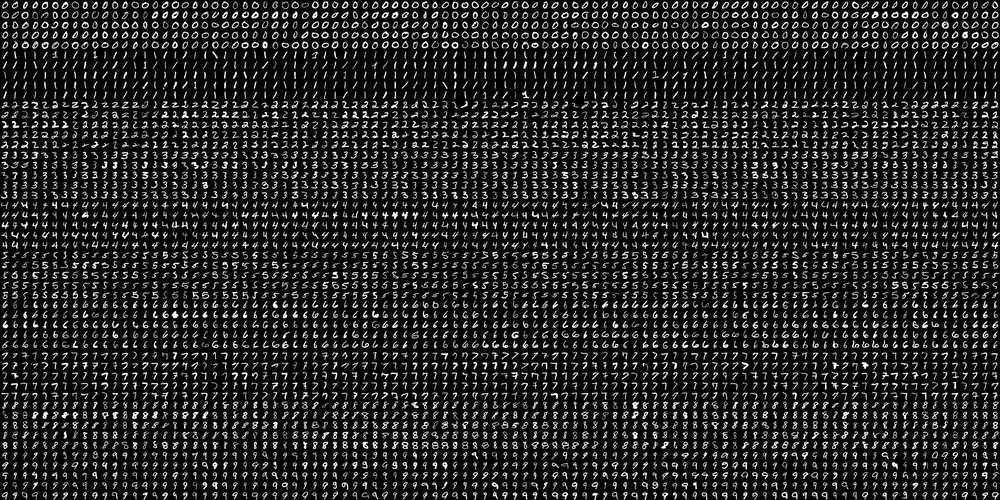
#> input picture 1207/digits.png, 1000 x 500 px, shrunk from 2000 x 1000 before the run
$ python Optical_character.py
#> lines starting #> are read from the running program, lines starting #| are printed output that depends on the picture
import cv2
import numpy as np

CELL_SIZE = 20
NCLASSES = 10
TRAIN_RATIO = 0.8

digits_img = cv2.imread('./digits.png', 0)
#> digits_img is the input picture: shape (500, 1000); min 0, max 255, mean 36.1
digits = [np.hsplit(r, digits_img.shape[1] // CELL_SIZE)
          for r in np.vsplit(digits_img, digits_img.shape[0] // CELL_SIZE)]
#> digits = 25 items
digits = np.array(digits).reshape(-1, CELL_SIZE, CELL_SIZE)
nsamples= digits.shape[0]
#> nsamples = 1250
labels = np.repeat(np.arange(NCLASSES), nsamples // NCLASSES)
#> labels = 1250 values from 0 to 9

for i in range(nsamples):
    m = cv2.moments(digits[i])
    if m['mu02'] > 1e-3:
        s = m['mu11'] / m['mu02']
        M = np.float32([[1, -s, 0.5*CELL_SIZE*s],
                        [0, 1, 0]])
        digits[i] = cv2.warpAffine(digits[i], M, (CELL_SIZE, CELL_SIZE))
#> this loop made 1250 passes
#> (s, M) on passes 1 to 12: (-0.0815, [[1, 0.0815, -0.815], [0, 1, 0]]), (-0.214, [[1, 0.214, -2.14], [0, 1, 0]]), (0.0861, [[1, -0.0861, 0.861], [0, 1, 0]]), (0.00339, [[1, -0.00339, 0.0339], [0, 1, 0]]), (-0.0682, [[1, 0.0682, -0.682], [0, 1, 0]]), (-0.0584, [[1, 0.0584, -0.584], [0, 1, 0]]), (0.0573, [[1, -0.0573, 0.573], [0, 1, 0]]), (0.276, [[1, -0.276, 2.76], [0, 1, 0]]), (-0.0313, [[1, 0.0313, -0.313], [0, 1, 0]]), (-0.0746, [[1, 0.0746, -0.746], [0, 1, 0]]), (-0.0902, [[1, 0.0902, -0.902], [0, 1, 0]]), (0.13, [[1, -0.13, 1.3], [0, 1, 0]])
#> s on pass 100: -0.0408

perm = np.random.permutation(nsamples)
digits = digits[perm]
labels = labels[perm]

ntrain = int(TRAIN_RATIO * nsamples)
#> ntrain = 1000
ntest = nsamples - ntrain
#> ntest = 250

def calc_hog(digits):
    win_size = (20, 10)
    block_size = (10, 10)
    block_stride = (10, 10)
    cell_size = (10, 10)
    nbins = 9
    hog = cv2.HOGDescriptor(win_size, block_size, block_stride, cell_size, nbins)
    samples = []
    for d in digits: samples.append(hog.compute(d))
#> after the loop, samples = 1000 items
    return np.array(samples, np.float32)
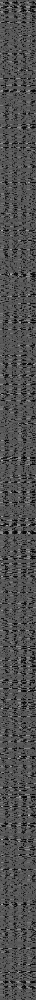
#> returned value: shape (1000, 36) float32; min 0, max 0.7, mean 0.314

fea_hog_train = calc_hog(digits[:ntrain])
fea_hog_test = calc_hog(digits[ntrain:])
#> after the loop in calc_hog (call 2), `for d in digits: samples.append(hog.compute(d))`: samples = 250 items
#> in calc_hog (call 2), `return np.array(samples, np.float32)`:
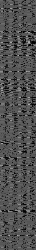
#> returned value: shape (250, 36) float32; min 0, max 0.669, mean 0.314
labels_train, labels_test = labels[:ntrain], labels[ntrain:]

K = 3
knn_model = cv2.ml.KNearest_create()
knn_model.train(fea_hog_train, cv2.ml.ROW_SAMPLE, labels_train)

svm_model = cv2.ml.SVM_create()
svm_model.setGamma(2)
svm_model.setC(1)
svm_model.setKernel(cv2.ml.SVM_RBF)
svm_model.setType(cv2.ml.SVM_C_SVC)
svm_model.train(fea_hog_train, cv2.ml.ROW_SAMPLE, labels_train)

def eval_model(fea, labels, fpred):
    pred = fpred(fea).astype(np.int32)
#> pred = 250 values, max 9 at index 21, min 0 at index 4, mean 3.16
    acc = (pred.T == labels).mean()*100
#> acc = 35.2

    conf_mat = np.zeros((NCLASSES, NCLASSES), np.int32)
    for c_gt, c_pred in zip(labels, pred):
        conf_mat[c_gt, c_pred] += 1
#> this loop made 250 passes
#> (c_gt, c_pred) on passes 1 to 3: (6, [6]), (9, [6]), (3, [5])

    return acc, conf_mat

knn_acc, knn_conf_mat = eval_model(fea_hog_test, labels_test, lambda  fea: knn_model.findNearest(fea, K)[1])
#> knn_acc = 35.2

print('KNN accuracy:', int(knn_acc), '%')
#| KNN accuracy: 35 %
print('KNN confusion matrix : ')
print(knn_conf_mat)
#| [[21  1  0  3  1  1  1  0  0  0]
#|  [ 3 23  0  0  0  0  0  0  1  0]
#|  [ 2  0 10  5  3  2  0  1  0  0]
#|  [ 0  0  5  7  0  3  0  0  0  1]
#|  [ 0  0  6  8  7  2  0  0  0  0]
#|  [ 0  0  6  7  4  7  0  0  0  0]
#|  [ 2  0  8 10  5  0  3  2  1  1]
#|  [ 2  0  2  4  8  0  4  3  1  1]
#|  [ 2  1  3  4  2  3  1  0  4  4]
#|  [ 2  0  4 10  2  3  2  0  2  3]]
